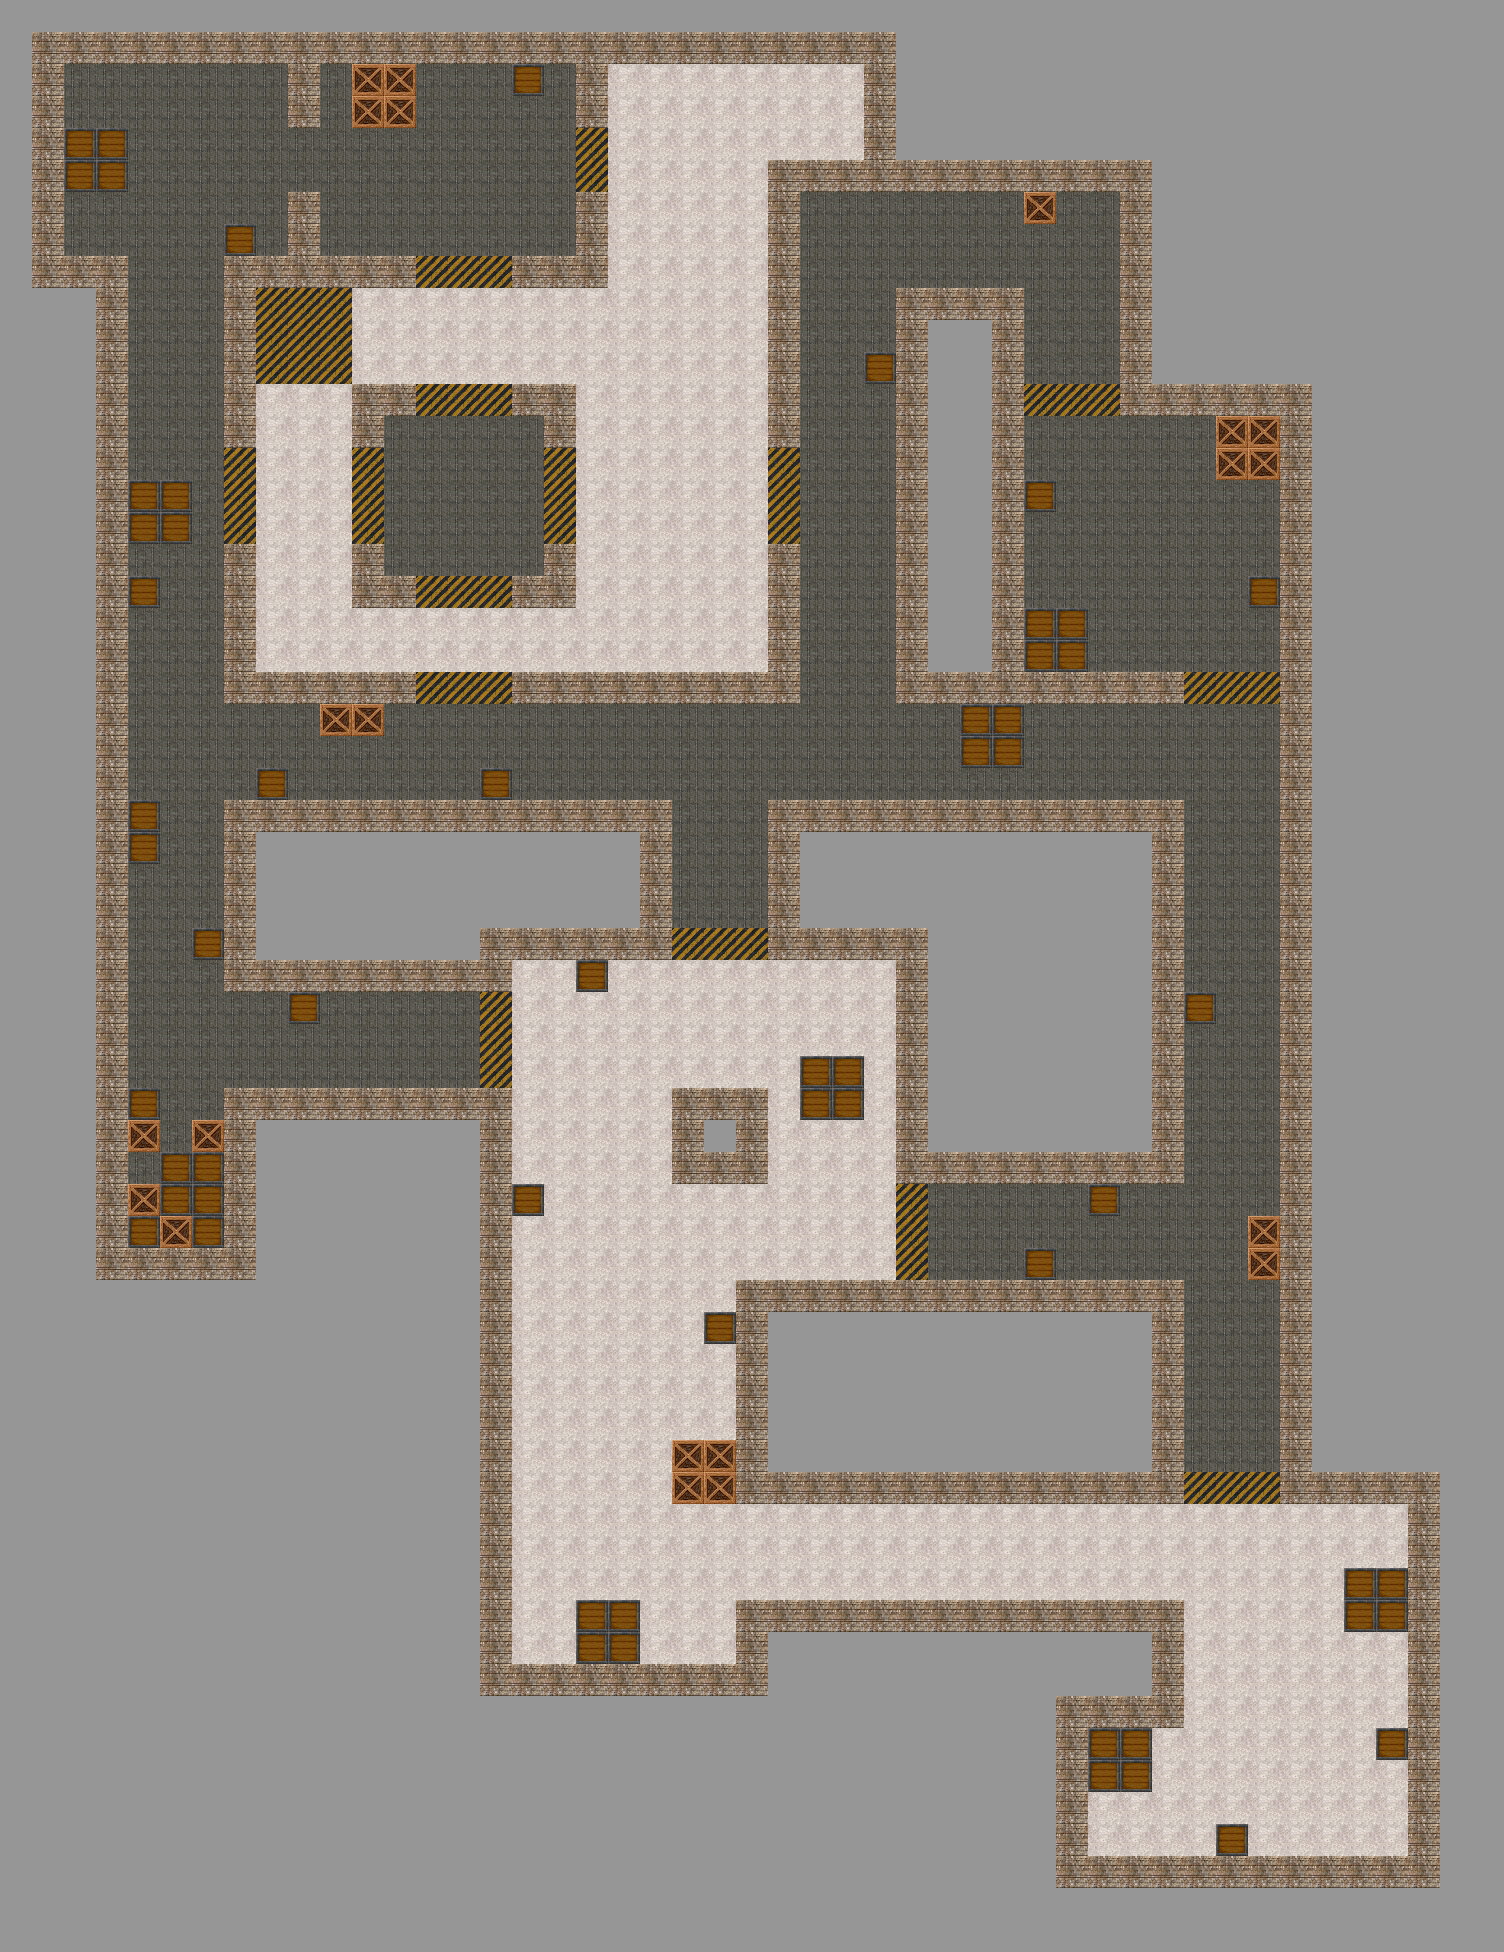

Below is a game level as drawn by its tile map, then a one-line description and the .tmx that defines it (tile-layer data replaced by summaries):
An orthogonal 47x61 tile map with 32x32 px tiles, 1 tile layer (Capa de Patrones 1) and 104 objects.

<map version="1.0" orientation="orthogonal" renderorder="left-down" width="47" height="61" tilewidth="32" tileheight="32" backgroundcolor="#969696" nextobjectid="114">
 <tileset firstgid="1" name="cs2dnorm" tilewidth="32" tileheight="32" tilecount="255" columns="17">
  <image source="cs2dnorm.bmp" trans="ff00ff" width="544" height="480" />
 </tileset>
 <layer name="Capa de Patrones 1" width="47" height="61">
  <data>[2867 cells, 1593 non-empty, 7 distinct tile ids]</data>
 </layer>
 <objectgroup name="Capa de Objetos 1" visible="0">
  <properties>
   <property name="collidable" type="bool" value="true" />
   <property name="sensor" type="bool" value="true" />
  </properties>
  <object id="3" x="32" y="32" width="32" height="256" />
  <object id="5" x="64" y="256" width="64" height="32" />
  <object id="6" x="64" y="32" width="832" height="32" />
  <object id="7" x="288" y="64" width="32" height="64" />
  <object id="8" x="576" y="64" width="32" height="64" />
  <object id="9" x="864" y="64" width="32" height="128" />
  <object id="10" x="896" y="160" width="256" height="32" />
  <object id="11" x="768" y="160" width="96" height="32" />
  <object id="12" x="768" y="192" width="32" height="256" />
  <object id="13" x="576" y="192" width="32" height="96" />
  <object id="14" x="512" y="256" width="64" height="32" />
  <object id="15" x="288" y="192" width="32" height="96" />
  <object id="16" x="320" y="256" width="96" height="32" />
  <object id="17" x="224" y="256" width="64" height="32" />
  <object id="18" x="224" y="288" width="32" height="160" />
  <object id="19" x="96" y="288" width="32" height="992" />
  <object id="20" x="224" y="544" width="32" height="160" />
  <object id="21" x="352" y="384" width="32" height="64" />
  <object id="22" x="384" y="384" width="32" height="32" />
  <object id="23" x="512" y="384" width="64" height="32" />
  <object id="24" x="544" y="416" width="32" height="32" />
  <object id="25" x="544" y="544" width="32" height="64" />
  <object id="26" x="512" y="576" width="32" height="32" />
  <object id="27" x="352" y="544" width="32" height="64" />
  <object id="28" x="384" y="576" width="32" height="32" />
  <object id="29" x="256" y="672" width="160" height="32" />
  <object id="30" x="512" y="672" width="288" height="32" />
  <object id="31" x="768" y="544" width="32" height="128" />
  <object id="32" x="896" y="288" width="32" height="416" />
  <object id="33" x="928" y="672" width="256" height="32" />
  <object id="34" x="928" y="288" width="96" height="32" />
  <object id="35" x="992" y="320" width="32" height="352" />
  <object id="36" x="1120" y="192" width="32" height="224" />
  <object id="37" x="1152" y="384" width="160" height="32" />
  <object id="38" x="1280" y="416" width="32" height="1088" />
  <object id="39" x="1312" y="1472" width="128" height="32" />
  <object id="40" x="1248" y="1216" width="32" height="64" />
  <object id="41" x="1184" y="992" width="32" height="32" />
  <object id="42" x="1152" y="800" width="32" height="384" />
  <object id="43" x="768" y="800" width="384" height="32" />
  <object id="44" x="768" y="832" width="32" height="128" />
  <object id="45" x="800" y="928" width="128" height="32" />
  <object id="46" x="896" y="960" width="32" height="224" />
  <object id="48" x="928" y="1152" width="224" height="32" />
  <object id="49" x="1088" y="1184" width="32" height="32" />
  <object id="50" x="1024" y="1248" width="32" height="32" />
  <object id="51" x="736" y="1280" width="448" height="32" />
  <object id="52" x="1152" y="1312" width="32" height="192" />
  <object id="53" x="736" y="1312" width="32" height="192" />
  <object id="54" x="768" y="1472" width="384" height="32" />
  <object id="55" x="672" y="1088" width="32" height="96" />
  <object id="56" x="736" y="1088" width="32" height="96" />
  <object id="57" x="704" y="1088" width="32" height="32" />
  <object id="58" x="704" y="1152" width="32" height="32" />
  <object id="59" x="800" y="1056" width="64" height="64" />
  <object id="60" x="576" y="960" width="32" height="32" />
  <object id="61" x="512" y="1184" width="32" height="32" />
  <object id="62" x="704" y="1312" width="32" height="32" />
  <object id="63" x="672" y="1440" width="64" height="64" />
  <object id="64" x="480" y="928" width="32" height="64" />
  <object id="65" x="512" y="928" width="160" height="32" />
  <object id="66" x="224" y="800" width="448" height="32" />
  <object id="67" x="640" y="832" width="32" height="96" />
  <object id="68" x="224" y="832" width="32" height="160" />
  <object id="69" x="256" y="960" width="224" height="32" />
  <object id="70" x="288" y="992" width="32" height="32" />
  <object id="71" x="128" y="1248" width="128" height="32" />
  <object id="72" x="128" y="1184" width="96" height="64" />
  <object id="73" x="160" y="1152" width="64" height="32" />
  <object id="74" x="192" y="1120" width="32" height="32" />
  <object id="75" x="128" y="1088" width="32" height="64" />
  <object id="76" x="224" y="1088" width="32" height="160" />
  <object id="77" x="256" y="1088" width="256" height="32" />
  <object id="78" x="480" y="1120" width="32" height="576" />
  <object id="79" x="512" y="1664" width="256" height="32" />
  <object id="80" x="736" y="1600" width="32" height="64" />
  <object id="82" x="768" y="1600" width="416" height="32" />
  <object id="83" x="1152" y="1632" width="32" height="96" />
  <object id="84" x="1088" y="1696" width="64" height="96" />
  <object id="85" x="1056" y="1696" width="32" height="192" />
  <object id="86" x="1088" y="1856" width="352" height="32" />
  <object id="87" x="1216" y="1824" width="32" height="32" />
  <object id="88" x="1408" y="1504" width="32" height="352" />
  <object id="89" x="1344" y="1568" width="64" height="64" />
  <object id="90" x="1376" y="1728" width="32" height="32" />
  <object id="91" x="960" y="704" width="64" height="64" />
  <object id="92" x="1024" y="608" width="64" height="64" />
  <object id="93" x="1024" y="480" width="32" height="32" />
  <object id="94" x="1216" y="416" width="64" height="64" />
  <object id="95" x="1248" y="576" width="32" height="32" />
  <object id="96" x="1024" y="192" width="32" height="32" />
  <object id="97" x="864" y="352" width="32" height="32" />
  <object id="99" x="320" y="704" width="64" height="32" />
  <object id="100" x="480" y="768" width="32" height="32" />
  <object id="101" x="256" y="768" width="32" height="32" />
  <object id="102" x="128" y="800" width="32" height="64" />
  <object id="103" x="192" y="928" width="32" height="32" />
  <object id="104" x="128" y="480" width="64" height="64" />
  <object id="105" x="128" y="576" width="32" height="32" />
  <object id="106" x="64" y="128" width="64" height="64" />
  <object id="107" x="224" y="224" width="32" height="32" />
  <object id="108" x="352" y="64" width="64" height="64" />
  <object id="109" x="512" y="64" width="32" height="32" />
  <object id="110" x="576" y="1600" width="64" height="64" />
 </objectgroup>
</map>
